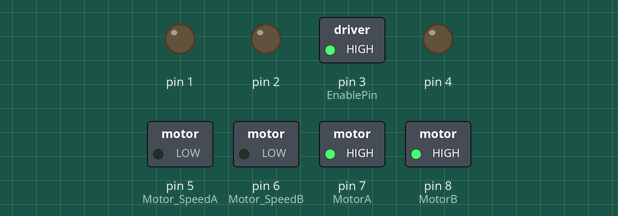
The sketch below on a simulated Arduino Uno, built with avr-gcc and run on an emulated ATmega328P. Shown: switched loads named in the sketch (green lamp = pin HIGH), output pins drawn as LEDs (lit = HIGH).

Above: at 0.1 s.
Timing chart, 0 to 1.6 s (numbered marks = the images above):
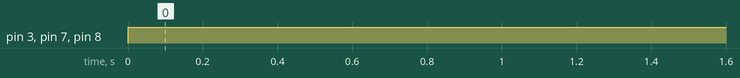

The sketch:

STOP.ino
```cpp
/*
 *
 */

#define MotorA 7 //A1N1
#define MotorB 8 //B1N1
#define Motor_SpeedA 5 //PWMA
#define Motor_SpeedB 6 //PWMB
#define EnablePin 3


void setup() { // put your setup code here, to run once:
  for(int i=1; i<9; i++){
     pinMode(i, OUTPUT);
  }
  pinMode(EnablePin, OUTPUT);
}

void loop() { // put your main code here, to run repeatedly:
  digitalWrite(EnablePin, HIGH);
  Stop();
  delay(3000);
}

void Forward (){ //
  digitalWrite(MotorA,1);
  digitalWrite(MotorB,1);
  analogWrite(Motor_SpeedA,255);
  analogWrite(Motor_SpeedB,255);
}

void Backward (){ //
  digitalWrite(MotorA,0);
  digitalWrite(MotorB,0);
  analogWrite(Motor_SpeedA,255);
  analogWrite(Motor_SpeedB,255);
}

void Left (){//
  digitalWrite(MotorA,1);
  digitalWrite(MotorB,0);
  analogWrite(Motor_SpeedA,255);
  analogWrite(Motor_SpeedB,255);
}

void Right (){ //
  digitalWrite(MotorA,0);
  digitalWrite(MotorB,1);
  analogWrite(Motor_SpeedA,255);
  analogWrite(Motor_SpeedB,255);
}

void LFW () { //
  digitalWrite(MotorA,1);
  digitalWrite(MotorB,1);
  analogWrite(Motor_SpeedA,255);
  analogWrite(Motor_SpeedB,126);
}

void LBK (){ //
  digitalWrite(MotorA,0);
  digitalWrite(MotorB,0);
  analogWrite(Motor_SpeedA,255);
  analogWrite(Motor_SpeedB,126);
}

void RFW (){ //
  digitalWrite(MotorA,1);
  digitalWrite(MotorB,1);
  analogWrite(Motor_SpeedA,126);
  analogWrite(Motor_SpeedB,255);
}

void RBK (){ //
  digitalWrite(MotorA,0);
  digitalWrite(MotorB,0);
  analogWrite(Motor_SpeedA,126);
  analogWrite(Motor_SpeedB,255);
}

void Stop (){ //
  digitalWrite(MotorA,1);
  digitalWrite(MotorB,1);
  analogWrite(Motor_SpeedA,0);
  analogWrite(Motor_SpeedB,0);
}
```

Measured:
- by itself, pin 3 (EnablePin), pin 7 (MotorA), pin 8 (MotorB): LOW → HIGH at 0.00 s
